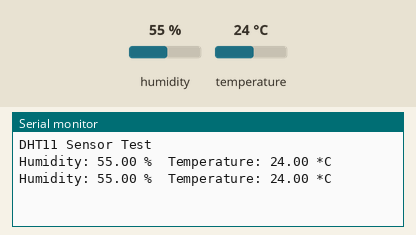
Simulated run of this sketch. Board: Arduino Uno, built with avr-gcc and run on an emulated ATmega328P. Shown: the last lines printed to the serial monitor. Inputs (shaded band) come from the test bench; at power-on: humidity 55 %, temperature 24 °C.

Above: at 4.8 s.
4.9 s: humidity set to 22 %
At 7.4 s:
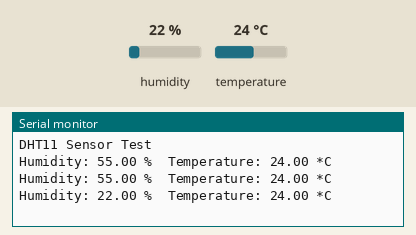
7.9 s: temperature set to 12 °C
At 8.6 s:
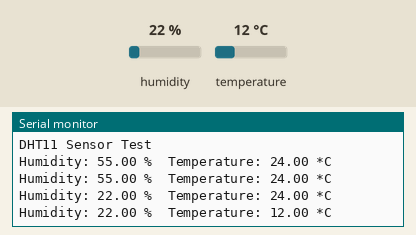
10.9 s: humidity set to 40 %
At 13.5 s:
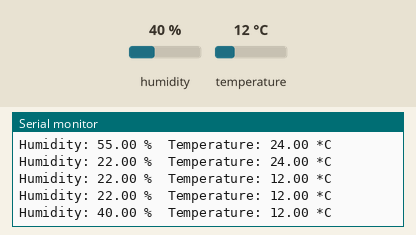
Timing chart, 0 to 15.0 s (numbered marks = the images above; inputs shaded):
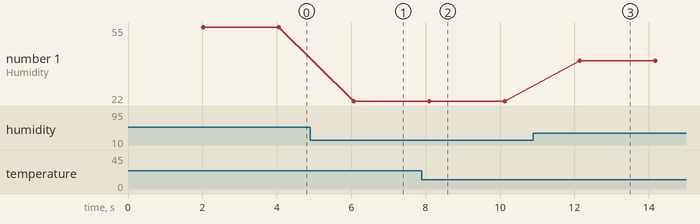

Measured:
- after the input at 4.9 s, the serial monitor: prints a new line after 1.2 s (image 1)
- after the input at 7.9 s, the serial monitor: prints a new line after 0.20 s (image 2)
- after the input at 10.9 s, the serial monitor: prints a new line after 1.2 s (image 3)
- plotted number 1: 55 → 22 after the input at 4.9 s, 22 → 40 after the input at 10.9 s

The sketch:

practical5_dht11.ino
```cpp
#include <DHT.h>

#define DHTPIN 15       // GPIO pin connected to DHT11 data pin
#define DHTTYPE DHT11   // DHT 11 sensor type

DHT dht(DHTPIN, DHTTYPE);

void setup() {
  Serial.begin(115200);
  dht.begin();
  Serial.println("DHT11 Sensor Test");
}

void loop() {
  delay(2000);  // DHT11 needs 2 seconds between readings

  float h = dht.readHumidity();
  float t = dht.readTemperature();

  if (isnan(h) || isnan(t)) {
    Serial.println("Failed to read from DHT11 sensor!");
    return;
  }

  Serial.print("Humidity: ");
  Serial.print(h);
  Serial.print(" %\t");
  Serial.print("Temperature: ");
  Serial.print(t);
  Serial.println(" *C");
}
```
